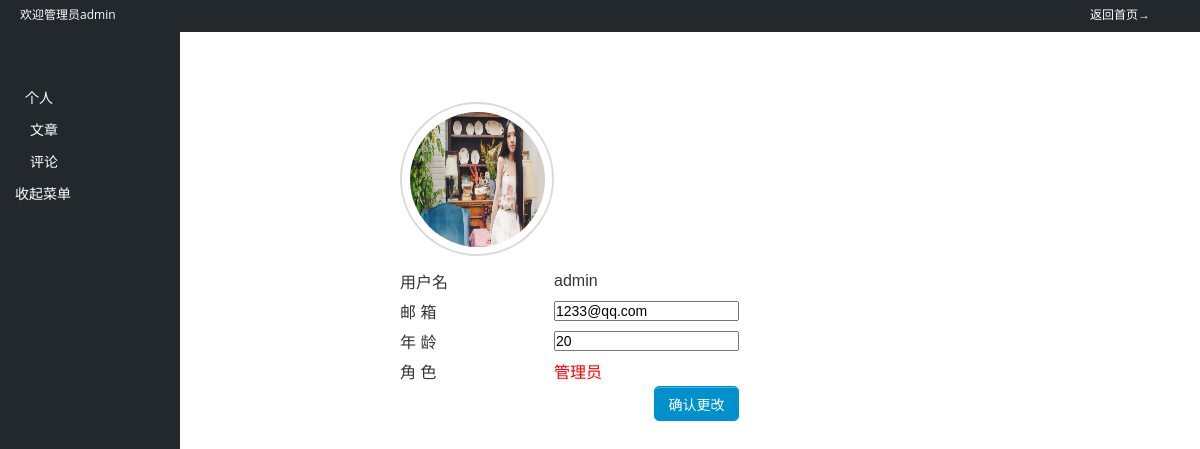
The page /tpl/back_person.php (signed in) on the database its author committed.
### tables this page shows
CREATE TABLE IF NOT EXISTS `user` (
  `id` int(20) NOT NULL AUTO_INCREMENT,
  `username` varchar(100) NOT NULL,
  `password` varchar(100) NOT NULL DEFAULT '123',
  `mail` varchar(100) NOT NULL,
  `age` int(20) NOT NULL DEFAULT '18',
  `avatar` varchar(200) NOT NULL DEFAULT 'defual.png',
  `jur` varchar(20) NOT NULL DEFAULT '3',
  `time` varchar(20) NOT NULL,
  PRIMARY KEY (`id`)
);

### tpl/back_person.php (the view, shortened to what this page needs)
<?php
require_once 'backstage.php';
if (!isset($_COOKIE['username'])) {
	$url = '../index.php';
	echo "<script  type='text/javascript'>window.location.href='$url';</script>";
} else {
	$username = $_COOKIE['username'];
	$sql = "select * from user where username='$username'";
	$result = mysql_query($sql, $conn);
	$row = mysql_fetch_array($result);
}
$jur = $row['jur'];
switch ($jur) {
	case "0" :
		$role = "管理员";
		break;
}
?>
	<div class="peoson_midlle">
		<table>
			<tr>
				<td>
					<div class="avatar">
					<?php
						if($row['avatar']==0){ ?>
							<a href="javascript:">
								<img src="../images/touxiang.png">
							</a>
						<?php }else{ ?>
							<a href="javascript:">
								<img src="../images/avatar/<?php echo $row['avatar'] ?>">
							</a>
						<?php } ?>
					</div>
				</td>
			</tr>
		<form method="post" action="../control/back_person_upload.php" >
			<tr>
				<td height="30px" ><span>用户名</span></td>
				<td>
					<?php echo "<div class='person_name'>".$username."</div>" ?>
				</td>
			</tr>
			<tr>
				<td><span>邮 箱</span></td>
				<td height="30px"><input type="text" value="<?php echo $row['mail']; ?>" name="mail"></td>
			</tr>
			<tr>
				<td><span>年 龄</span></td>
				<td height="30px"><input type="text" value="<?php echo $row['age']; ?>" name="age"></td>
			</tr>
			<tr>
				<td height="30px">角 色</td>
				<td height="30px"><p class="person_role"><?php echo $role; ?></p></td>
			</tr>
			<tr>
				<td colspan="2"><input type="submit" value="确认更改" id="person_change"></td>
			</tr>
		</form>
		</table>
	</div>

### css/style.css (style rules this page uses)
﻿ html,body { margin:0px; padding:0px; font-size:14px; font-family:Microsoft YaHei, Geneva, sans-serif; color:#333; }
a { text-decoration:none; color:#333; }
p,ul,li,form,h1,h2,h3,h4,h5,h6,dl,dt,dd,img,div,table,td,th,input,textarea { margin:0px; padding:0px; }
input,textarea { font-family:Tahoma, Geneva, sans-serif; outline:none; font-size:14px; }
table,td { border-collapse:collapse; }
img { border:none;overflow:hidden; }
tr { padding:0 }
.peoson_midlle { width:400px;margin:0 auto;height:500px }
.avatar { margin:70px 0 10px 0 }
.avatar a { width:150px;height:150px;display:block;border:2px solid #DADADA;border-radius:50%;position:relative }
.avatar a img { width:135px;height:135px;border-radius:50%;position:absolute;left:8px;top:8px }
.person_role { color:red }
#person_change { width:85px;height:35px;font-size:14px;float:right;background: #0091cd;text-align:center;padding:5px;border:1px solid #0091cd;box-shadow: inset 0 1px 0 rgba(120,200,230,.6);border-radius:5px;color:#fff;cursor:pointer;display:inline-block }

### rows shown on the page
user: avatar (picture), mail "1233@qq.com", age "20", jur "管理员"

### other values the page prints
$username "admin"
